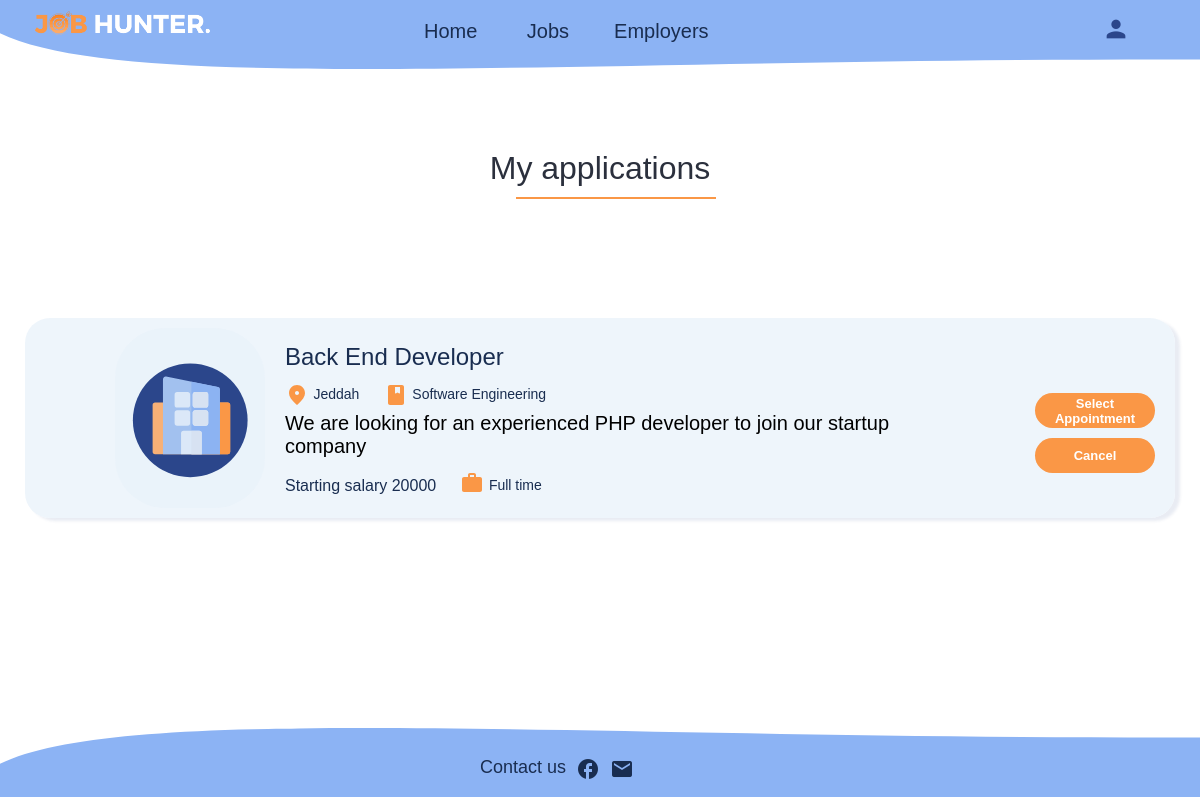
Screenshot of /Myapplicationlist.php (signed in) with the database file from the repository.
### tables this page shows
CREATE TABLE `jobseeker_apply_job` (
  `applay_ID` int(11) NOT NULL,
  `JobSeeker_email` varchar(30) NOT NULL,
  `Job_ID` int(11) NOT NULL,
  `statusjob` int(1) NOT NULL DEFAULT 0
);

CREATE TABLE `job` (
  `ID` int(11) NOT NULL,
  `city` varchar(50) NOT NULL,
  `major` varchar(50) NOT NULL,
  `position` varchar(50) NOT NULL,
  `jobType` varchar(10) NOT NULL,
  `companyName` varchar(50) NOT NULL,
  `title` varchar(50) NOT NULL,
  `description` text NOT NULL,
  `skills` text NOT NULL,
  `qualifications` text NOT NULL,
  `gender` varchar(10) NOT NULL,
  `salary` int(11) NOT NULL,
  `employer_email` varchar(50) NOT NULL
);

### Myapplicationlist.php (the view, shortened to what this page needs)
<!DOCTYPE html>
<html>
<head>
    <link rel="stylesheet" href="styles/JobListStyles.css" />
    <link rel="stylesheet" href="styles/Buttons.css" />
    <link rel="stylesheet" href="styles/NavbarStyles.css" />
    <link rel="stylesheet" href="styles/Notifications.css" />
    <link rel="stylesheet" href="styles/Footer.css" />
</head>
<body>
  <?php include('./NavigationBar.php'); ?>
    <h1> My applications</h1>
    <div class="line"></div>
    <main>
        <?php
        if (!($database = mysqli_connect("localhost", "root", "")))
            die("<p>Could not connect to database</p>");
        $email = $_SESSION['email'];
        $query = "SELECT * FROM jobseeker_apply_job,jobseeker,job  WHERE email='$email' AND JobSeeker_email=email AND Job_ID=ID ";
        $result = mysqli_query($database, $query);
        $rowcount=mysqli_num_rows($result);
        if ($result && $rowcount>0) {
            while ($data = mysqli_fetch_assoc($result)) {
                $name = $data['position'];
                $companyName = $data['major'];
                $city = $data['city'];
                $tybepart = $data['jobType'];
                $description = $data['description'];
                $salary = $data['salary'];
                $applay_job=$data['applay_ID'];
                $applay=1;
                ?>
        <div class="lists">
            <div class="list">
                <form action="EmployerProfile.php" method="post">
                <div><button name="viewi" style="outline: none; background-color: rgba(234, 243, 250, 0.8); border: none; padding: 1%;background-repeat: no-repeat;width: 150px;height: 180px;curser:pointrt;" >
                    <img src="img/company.svg" style="margin: 1%;" alt="company default logo" class="defaultCompany" />
                </div></button></form>
                <div class="jobInfo">
                    <h2> <?php echo $name;?> </h2>
                    <span>
                    </span>
                    <h6 class="location"><?php echo $city; ?></h6>
                    <span>
                    </span>
                    <h6 class="major"> <?php echo $companyName; ?> </h6>
                    <p class="jobDescription">
                    <?php echo $description; ?>
                    </p>
                    <h5>Starting salary <span class="salary"> <?php echo $salary;?> </span></h5>
                    <span class="workIcon"> </span>
                    <h6 class="work"> <?php echo $tybepart; ?> </h6>
                </div> </a>
                <div class="buttons">
                <?php
                $query1 = "SELECT * FROM appointment,jobseeker_apply_job WHERE applay_JID=applay_ID AND applay_ID='$applay_job'";
                $result1 = mysqli_query($database, $query1);
                $enter=0;
                $nothingg=0;
                 if ($result1) {
                        while ($data1= mysqli_fetch_assoc($result1)) {
                          $datetake1 = $data1['date'];
                          $datetake = date("d-m-Y", strtotime( $datetake1));
                          $timetake = $data1['time'];
                          $nothingg = 1;
                        }
                        if($nothingg==0)
                        echo " <br>";
                        else
                          if($enter==0){
                        ?>
                        <form  action="popselect.php" method="POST">
                        <button  class="applicants" name="selectapp"  >Select Appointment</button>  </form>
                   <?php } else{ echo '<br><button class="edit1"> Your Apoointment:<br>    Date:'.$datetake.'<br>    Time:'.$timetake.'<br> </button>' ; ?> <?php }}?>
                    <form  action="Myapplicationlist.php" method="POST">
                        <button class="edit" name="cancel">Cancel</button> </form>
                </div>
            </div>
       <?php  if($applay ==0) {?>
        <div class="lists">
            <br> <br>
            <div class="listno">  you don't have any applications job!! </div></div>
       <?php
}}}
?>
    </main> </div>
    <div class="footer">
        <div class="footer-content">
            <p>Contact us</p>
            <span class="material-icons">facebook</span>
            <a href="mailto:jobhunter@ksu.com"><span class="material-icons">email</span> </a>
        </div>
        <div class="shape-footer" style="height: 150px; overflow: hidden;"><svg viewBox="0 0 500 150"
                preserveAspectRatio="none" style="height: 100%; width: 100%;">
                <path d="M-15.58,-15.49 C-16.70,110.81 186.45,57.52 502.48,59.50 L500.00,0.00 L0.00,0.00 Z"
                    style="stroke: none; fill: #8CB3F4;"></path>
            </svg></div>
    </div> </div>
</body>
</html>

### styles/JobListStyles.css (style rules this page uses)
* { margin: 0; padding: 0; font-family: "Lucida Sans", "Lucida Sans Regular", "Lucida Grande", "Lucida Sans Unicode", Geneva, Verdana, sans-serif; font-weight: 400; }
main { min-height: 56vh; }
h1 { padding-bottom: 10px; text-align: center; color: #2b303d; font-style: normal; font-weight: 500; font-size: 32px; }
.line { position: relative; background-color: #fa9746; width: 200px; height: 2px; right: 43%; left: 43%; }
main { display: flex; margin-top: 0; justify-content: center; align-items: center; }
.lists { margin-top: 10px; margin-left: 50px; margin-right: 50px; display: flex; flex-direction: column; align-items: center; justify-content: center; }
.list { display: flex; min-width: 1100px; height: 25vh; background: rgba(234, 243, 250, 0.8); margin-bottom: 20px; border-radius: 25px; box-shadow: 5px 3px 3px rgba(43, 70, 139, 0.1); }
h2, .jonInfo p, h6, h5 { color: #192d50; text-align: left; }
.jobDescription { font-size: 20px; width: 650px; height: 50px; white-space: wrap; overflow: hidden; text-overflow: ellipsis; margin-top: 5px; margin-bottom: 5px; margin-right: 10px; }
h2 { font-weight: 500; font-size: 24px; margin-top: 25px; margin-left: 0; }
h6 { margin-top: 15px; margin-bottom: 5px; display: flex; justify-content: center; vertical-align: top; font-size: 14px; }
h5 { display: inline-block; margin-top: 10px; font-weight: 500; font-size: 16px; }
.salary { font-size: 16px; }
div svg { fill: rgb(250, 151, 70); vertical-align: bottom; }
.defaultCompany { margin-top: 25px; margin-left: 25px; margin-right: 25px; width: 150px; }
.location, .major, .work { display: inline-block; clear: both; }
.workIcon { margin-left: 3%; }
.location { margin-right: 20px; }
.work { margin: 0; vertical-align: text-top; font-size: 14px; }
button { display: block; position: relative; margin: 10px; margin-left: 84px; margin-right: 40px; border-radius: 20px; width: 119px; height: 44px; font-size: 12px; color: rgb(234, 243, 250); cursor: pointer; border: none; outline: none; background: #fa9746; overflow: hidden; }
.applicants, .accept { margin-top: 75px; text-decoration: none; color: white; }
a { text-decoration: none; }

### styles/Buttons.css (style rules this page uses)
button { display: block; position: relative; width: 120px; height: 35px; margin: 10px 20px 0px 90px; border-radius: 50px; font-size: 13px; color: white; border: none; outline: none; font-weight: bold; background: #fa9746; cursor: pointer; }
a { text-decoration: none; }

### styles/NavbarStyles.css (style rules this page uses)
* { margin: 0; padding: 0; font-family: "Lucida Sans", "Lucida Sans Regular", "Lucida Grande", "Lucida Sans Unicode", Geneva, Verdana, sans-serif; font-weight: 400; }

### styles/Footer.css (style rules this page uses)
.footer { position: absolute; top: auto; bottom: auto; margin: 0; padding: 0; width: 100%; display: inline-block; overflow-x: hidden; }
.shape-footer { transform: rotateX(180deg); }
.footer-content { position: absolute; z-index: 2; width: 100%; margin-top: 100px; top: 10px; font-family: "Lucida Sans", "Lucida Sans Regular", "Lucida Grande", "Lucida Sans Unicode", Geneva, Verdana, sans-serif; font-size: 16px; color: #192d50; left: 40%; right: 40%; display: inline-flex; }
.footer-content p { display: block; font-family: "Lucida Sans", "Lucida Sans Regular", "Lucida Grande", "Lucida Sans Unicode", Geneva, Verdana, sans-serif; font-size: 18px; font-weight: 400; color: #192d50; }
.footer-content span { margin: 0; padding-left: 10px; text-decoration: none; color: #192d50; }

### rows the page displays
jobseeker_apply_job: Job_ID.position "Back End Developer", Job_ID.city "Jeddah", Job_ID.major "Software Engineering", Job_ID.description "We are looking for an experienced PHP developer to join our startup company", Job_ID.salary "20000", Job_ID.jobType "Full time"
